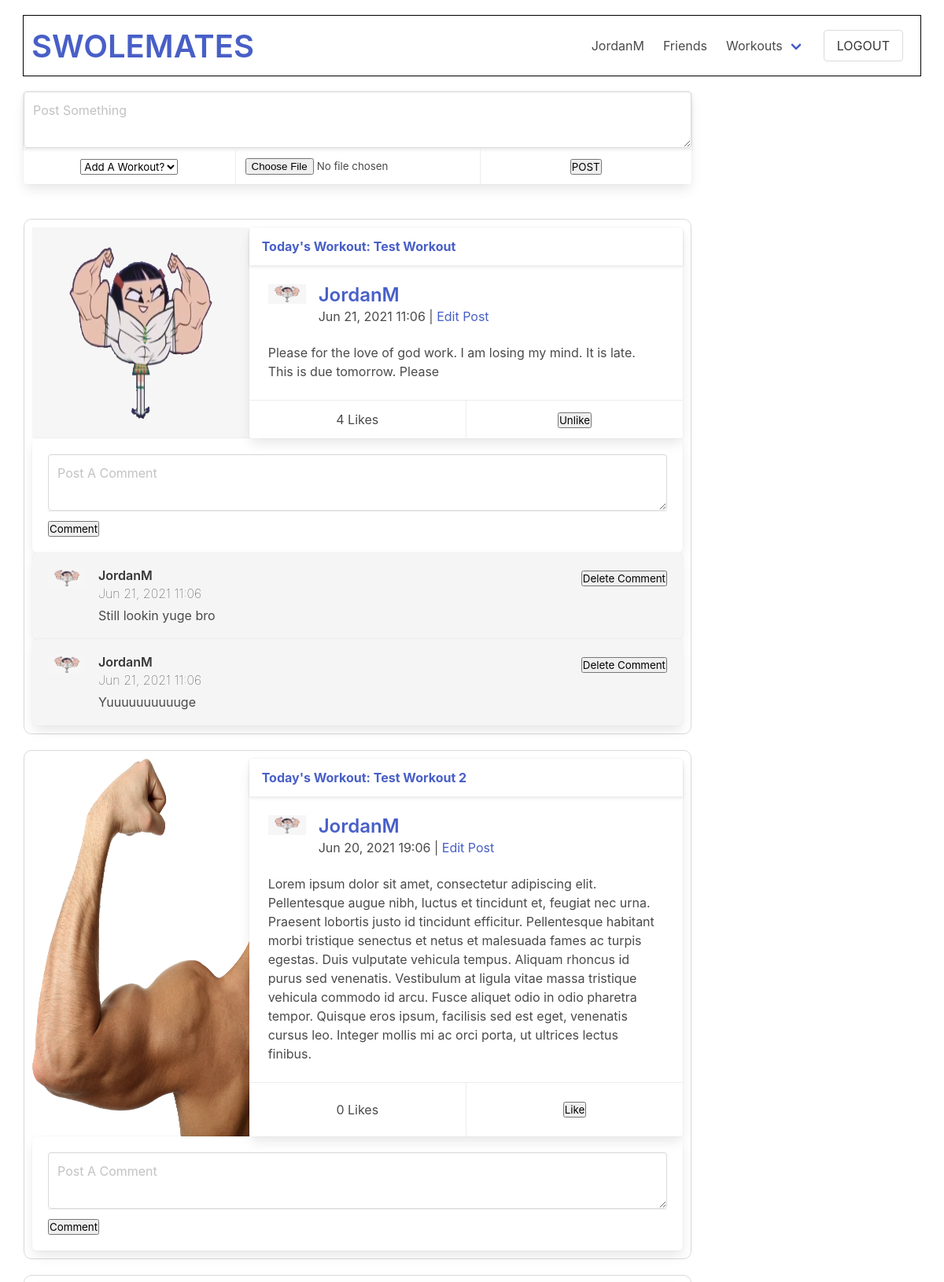
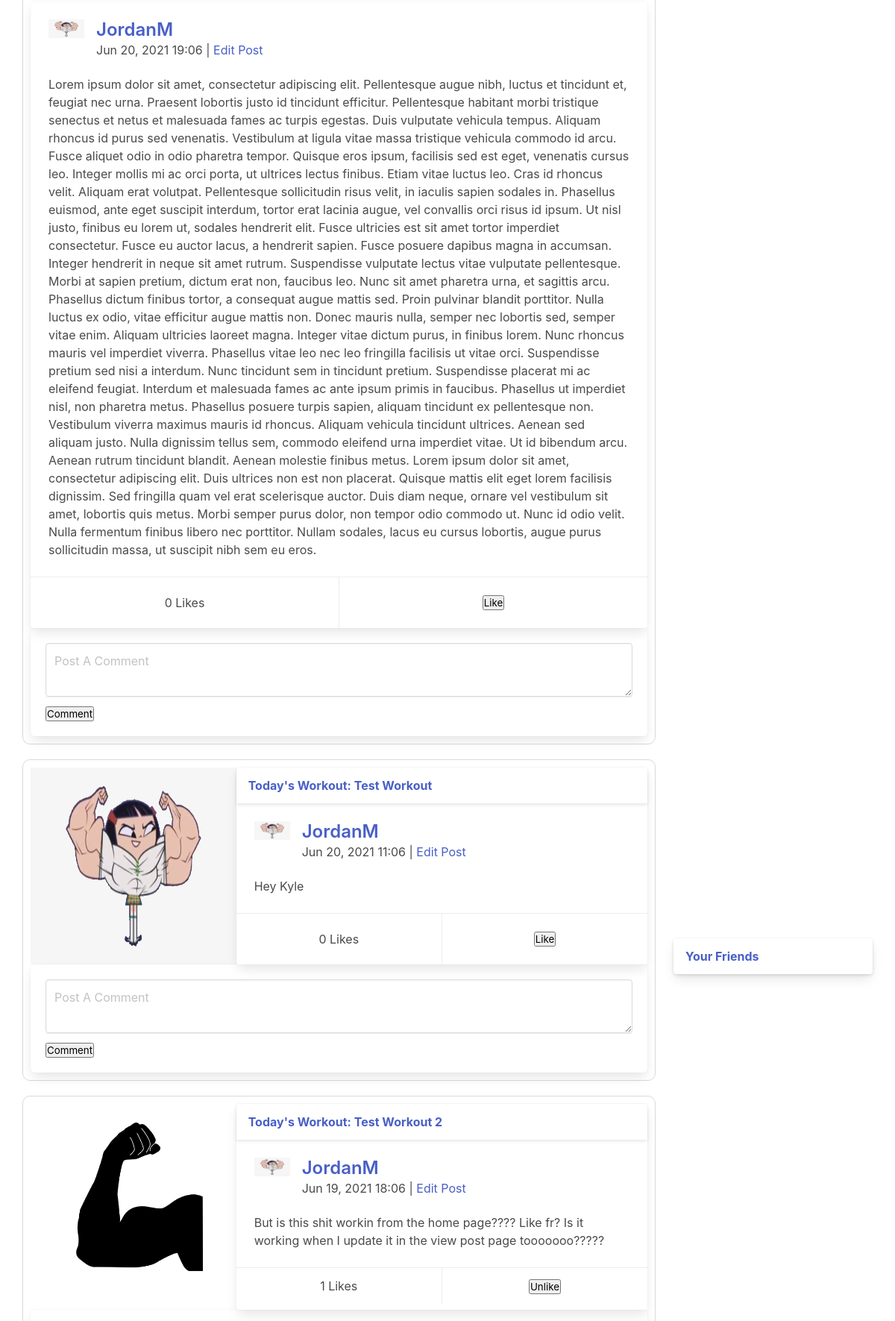
The page /swolemates (signed in, upper part) on the database its author committed (2 pictures, top to bottom).
### swolemates_app/models.py (models this page shows, shortened)
class User(models.Model):
    first_name = models.CharField(max_length = 50)
    last_name = models.CharField(max_length = 50)
    username = models.CharField(max_length=45, unique=True)
    email = models.EmailField(unique=True)
    password = models.CharField(max_length = 60)
    profile_photo = models.ImageField(default='default.png', upload_to = "images/")
    bio = models.TextField(blank=True, null=True)
    fav_exercises = models.TextField(blank=True, null=True)
    objects = UserManager()
    friends = models.ManyToManyField('self', blank=True)
    created_at = models.DateTimeField(auto_now_add=True)
    updated_at = models.DateTimeField(auto_now=True)
    def __str__(self):
        return self.username

class Post(models.Model):
    content = models.TextField()
    image = models.ImageField(null=True, blank=True, upload_to = "images/")
    posted_by = models.ForeignKey(User, related_name="posts", on_delete=models.CASCADE)
    liked_by = models.ManyToManyField(User, related_name="liked_posts", blank=True)
    workout = models.ForeignKey(Workout, null=True, blank=True, related_name="posts", on_delete=models.SET_NULL)
    objects = PostCommentManager()
    created_at = models.DateTimeField(auto_now_add=True)
    updated_at = models.DateTimeField(auto_now=True)

class Workout(models.Model):
    name = models.CharField(max_length=50)
    created_by = models.ForeignKey(User, related_name="workouts", on_delete=models.CASCADE)
    liked_by = models.ManyToManyField(User, related_name="liked_workouts", blank=True)
    objects = WorkoutManager()
    created_at = models.DateTimeField(auto_now_add=True)
    updated_at = models.DateTimeField(auto_now=True)

class Comment(models.Model):
    content = models.TextField()
    post = models.ForeignKey(Post, related_name="comments", on_delete=models.CASCADE)
    posted_by = models.ForeignKey(User, related_name="comments", on_delete=models.CASCADE)
    liked_by = models.ManyToManyField(User, related_name="liked_comments", blank=True)
    objects = PostCommentManager()
    created_at = models.DateTimeField(auto_now_add=True)
    updated_at = models.DateTimeField(auto_now=True)

### swolemates_app/views.py (the view)
# urls.py: 2. Add a URL to urlpatterns:  path('', views.home, name='home')
def home(request):
    if 'user_id' not in request.session:
        return redirect('/')
    user = User.objects.get(id=request.session['user_id'])
    all_posts = Post.objects.all()
    friends = user.friends.all()
    all_other_users = User.objects.exclude(id=user.id)
    user_and_friends = []
    for i in range(len(friends)):
        user_and_friends.append(User.objects.get(username=friends[i].username))
    user_and_friends.append(User.objects.get(username=user.username))
    user_sent_friend_requests = Friend_Request.objects.filter(sender = user)
    user_received_friend_requests = Friend_Request.objects.filter(receiver = user)
    user_sent_request_usernames = []
    user_sent_request_objects = []
    user_received_request_usernames = []
    user_received_request_objects = []
    for i in range(len(user_sent_friend_requests)):
        user_sent_request_usernames.append(user_sent_friend_requests[i].receiver)
        user_sent_request_objects.append(User.objects.get(username=user_sent_friend_requests[i].receiver))
    print(f"{user.username} has sent requests to the following users: {user_sent_request_usernames}")
    for i in range(len(user_received_friend_requests)):
        user_received_request_usernames.append(user_received_friend_requests[i].sender)
        user_received_request_objects.append(user_received_friend_requests[i].sender)
    print(f"{user.username} has received requests from the following users: {user_received_request_usernames}. Objects: {user_received_request_objects}")
    context = {
        "user": user,
        "posts": all_posts,
        "friends": friends,
        "user_and_friends": user_and_friends,
        "all_others": all_other_users,
        "user_workouts": user.workouts.all(),
        "user_friend_requests": user_received_request_objects,
        "user_sent_requests": user_sent_request_objects
    }
    return render(request, "home.html", context)

### swolemates_app/templates/home.html (shortened to what this page needs)
<!DOCTYPE html>
<html lang="en">
<head>
    <link rel="stylesheet" href="https://cdn.jsdelivr.net/npm/bulma@0.9.3/css/bulma.min.css">
    {% load static %}
    <link rel="stylesheet" href="{% static 'css/home_page.css' %}">
</head>
<body>
    <div id="wrapper">
        <nav class="navbar">
            <div class="navbar-brand">
                    <p class="title is-2 is-align-self-center" id="wtf"><a href="/swolemates">SWOLEMATES</a></p>
            </div>
            <div class="navbar-menu navbar-end">
                <a href="/swolemates/user/{{user.username}}" class="navbar-item">
                    {{user.username}}
                </a>
                <a href="/swolemates/user/{{user.username}}/friends" class="navbar-item">
                    Friends
                </a>
                <div class="navbar-item has-dropdown is-hoverable">
                    <a href="/swolemates/user/{{user.username}}/workouts" class="navbar-link">
                        Workouts
                    </a>
                </div>
                <div class="navbar-item">
                    <form action="/logout" method="POST">
                        <input type="submit" value="LOGOUT" class="button" id="logout">
                    </form>
                </div>
            </div>
        </nav>
        <div id="main_content">
            <div class="tile is-ancestor">
                <div class="tile is-parent is-9 is-vertical">
                    <div class="tile is-child is-12">
                        <div class="card">
                            <form action="swolemates/home_post_create" method="POST" enctype="multipart/form-data">
                            <header class="card-header">
                                <div class="media">
                                    <div class="media-content">
                                        <textarea class="textarea" name="content" id="home-text-area" cols="300" rows="2" placeholder="Post Something"></textarea>
                                    </div>
                                </div>
                            </header>
                            <footer class="card-footer">
                                {% if user_workouts %}
                                    <div class="card-footer-item">
                                        <select name="workout" id="">
                                            <option value="none" selected>Add A Workout?</option>
                                        </select>
                                    </div>
                                {% endif %}
                                <div class="card-footer-item">
                                    <input type="file" name="image">
                                </div>
                                <div class="card-footer-item">
                                    <input type="submit" value="POST">
                                </div>
                            </footer>
                            </form>
                        </div>
                    </div>
                    <div class="tile is-child is-vertical" id="posts-tile">
                        {% for post in posts reversed %}
                            {% if post.posted_by in friends or post.posted_by == user %}
                            <div class="post">
                                <div class="tile is-12">
                                        {% if post.image %}
                                            <div class="tile is-4">
                                                <img src="/media/{{post.image}}" alt="{{post.posted_by}} image">
                                            </div>
                                        {% endif %}
                                        <div class="tile" id="test">
                                            <div class="card">
                                                {% if post.workout %}
                                                <header class="card-header">
                                                    <p class="card-header-title">
                                                        <a href="/swolemates/workout/{{post.workout.id}}">Today's Workout: {{post.workout.name}}</a>
                                                    </p>
                                                </header>
                                                {% endif %}
                                                <div class="card-content">
                                                    <div class="media">
                                                        <div class="media-left">
                                                            <figure class="image is-48x48">
                                                            <img src="/media/{{post.posted_by.profile_photo}}" alt="profile photo">
                                                            </figure>
                                                        </div>
                                                        <div class="media-content">
                                                            <p class="title is-4"><a href="/swolemates/user/{{post.posted_by.username}}">{{post.posted_by}}</a></p>
                                                            <p class="subtitle is-6">{{post.updated_at|date:"M d, Y H:m "}} {% if post.posted_by == user %}|  <a href="/swolemates/post/{{post.id}}/edit">Edit Post</a>{% endif %}</p>
                                                        </div>
                                                    </div>
                                                    <div class="content">
                                                        <p>{{post.content}}</p>
                                                    </div>
                                                </div>
                                                <footer class="card-footer">
                                                    <p class="card-footer-item">{{post.liked_by.all|length}} Likes</p>
                                                    {% if user in post.liked_by.all %}
                                                        <div class="card-footer-item">
                                                            <form action="swolemates/home/post/{{post.id}}/remove_like" method="POST" >
                                                                <input type="submit" value="Unlike">
                                                            </form>
                                                        </div>
                                                    {% else %}
                                                        <div class="card-footer-item">
                                                            <form action="swolemates/home/post/{{post.id}}/add_like" method="POST" class="card-footer-item">
                                                                <input type="submit" value="Like">
                                                            </form>
                                                        </div>
                                                    {% endif %}
                                                </footer>
                                            </div>
                                        </div>
                                </div>
                                <div class="tile is-12">
                                    <div class="box">
                                        <div class="media">
                                            <form action="swolemates/home/post/{{post.id}}/add_comment" method="POST">
                                            <div class="media-content">
                                                <textarea class="textarea" name="content" id="home-text-area" cols="300" rows="2" placeholder="Post A Comment"></textarea>
                                            </div>
                                            <div class="media">
                                                <input type="submit" value="Comment">
                                            </div>
                                            </form>
                                        </div>
                                    </div>
                                </div>
                                <div class="tile is-12 is-vertical">
                                        {% for comment in post.comments.all %}
                                        <div class="tile">
                                            <div class="box" id="comment">
                                                <div class="media">
                                                    <div class="media-left">
                                                        <figure class="image is-48x48">
                                                        <img src="/media/{{comment.posted_by.profile_photo}}" alt="profile photo">
                                                        </figure>
                                                    </div>
                                                    <div class="media-content">
                                                        <p class="title is-6">{{comment.posted_by}}</p>
                                                        <p class="subtitle is-6" id="comment-time">{{comment.updated_at|date:"M d, Y H:m "}}</p>
                                                        <p class="subtitle is-6" id="comment-content">{{comment.content}}</p>
                                                    </div>
                                                    <div class="media-right is-align-content-center">
                                                        {% if comment.posted_by == user %}
                                                            <form action="swolemates/home/post/{{post.id}}/comment/{{comment.id}}/delete" method="POST" class="is-align-items-center">
                                                                <input type="submit" value="Delete Comment">
                                                            </form>
                                                        {% endif %}
                                                    </div>
                                                </div>
                                            </div>
                                        </div>
                                        {% endfor %}
                                </div>
                            </div>
                            {% endif %}
                        {% endfor %}
                    </div>
                </div>
                <div class="tile is-vertical">
                    <div class="tile is-parent is-vertical">
                        </div>
                    <div class="tile is-parent is-vertical">
                        {% if friends %}
                            <div class="tile is-child">
                                <div class="card">
                                    <header class="card-header">
                                    <p class="card-header-title">
                                        <a href="/swolemates/user/{{user.username}}/friends">Your Friends</a>
                                    </p>
                                    <button class="card-header-icon" aria-label="more options">
                                        <span class="icon">
                                        </span>
                                    </button>
                                    </header>
                                </div>
                            </div>
                        {% endif %}
                    </div>
                </div>
            </div>
        </div>
    </div>
</body>
</html>

### swolemates_app/static/css/home_page.css (style rules this page uses)
* { margin: 0px; padding: 0px; }
#wrapper { width: 95%; margin: auto; }
.is-ancestor { margin: auto; }
#wtf { margin-bottom: 0px; padding-bottom: 0px; }
nav { margin: 20px auto; padding: 10px; outline: 1px solid black; }
#home-text-area { width: 100%; }
#posts-tile { height: 100vh; overflow: scroll; }
#test .card { width: 100%; }
.post { margin: 20px auto; padding: 10px; border: 1px solid rgb(0, 0, 0, .15); border-radius: 10px; }
.box { width: 100%; }
#comment { background-color: #f5f5f5; }
#comment-time { font-weight: lighter; color: rgb(0, 0, 0, .85); margin-bottom: 8px; }
#comment-content { margin-top: 0px; }

### rows shown on the page
User: username "JordanM"
Post: image (picture), workout.name "Test Workout", posted_by.profile_photo (picture), posted_by "JordanM", updated_at "Jun 21, 2021 11:06", content "Please for the love of god work. I am losing my mind. It is late. This is due tomorrow. Please", liked_by.all|length "4"
Comment: posted_by.profile_photo (picture), posted_by "JordanM", updated_at "Jun 21, 2021 11:06", content "Still lookin yuge bro"
Comment: posted_by.profile_photo (picture), posted_by "JordanM", updated_at "Jun 21, 2021 11:06", content "Yuuuuuuuuuuge"
Post: image (picture), workout.name "Test Workout 2", posted_by.profile_photo (picture), posted_by "JordanM", updated_at "Jun 20, 2021 19:06", content "Lorem ipsum dolor sit amet, consectetur adipiscing elit. Pellentesque augue nibh, luctus et tincidunt et, feugiat nec urna. Praesent lobortis justo id tincidunt efficitur. Pellentesque habitant morbi tristique senectus et netus et malesuada fames ac turpis egestas. Duis vulputate vehicula tempus. Aliquam rhoncus id purus sed venenatis. Vestibulum at ligula vitae massa tristique vehicula commodo id arcu. Fusce aliquet odio in odio pharetra tempor. Quisque eros ipsum, facilisis sed est eget, venenatis cursus leo. Integer mollis mi ac orci porta, ut ultrices lectus finibus.", liked_by.all|length "0"
Post: posted_by.profile_photo (picture), posted_by "JordanM", updated_at "Jun 20, 2021 19:06", content "Lorem ipsum dolor sit amet, consectetur adipiscing elit. Pellentesque augue nibh, luctus et tincidunt et, feugiat nec urna. Praesent lobortis justo id tincidunt efficitur. Pellentesque habitant morbi tristique senectus et netus et malesuada fames ac turpis egestas. Duis vulputate vehicula tempus. Aliquam rhoncus id purus sed venenatis. Vestibulum at ligula vitae massa tristique vehicula commodo id arcu. Fusce aliquet odio in odio pharetra tempor. Quisque eros ipsum, facilisis sed est eget, venenatis cursus leo. Integer mollis mi ac orci porta, ut ultrices lectus finibus. Etiam vitae luctus leo. Cras id rhoncus velit. Aliquam erat volutpat. Pellentesque sollicitudin risus velit, in iaculis…", liked_by.all|length "0"
Post: image (picture), workout.name "Test Workout", posted_by.profile_photo (picture), posted_by "JordanM", updated_at "Jun 20, 2021 11:06", content "Hey Kyle", liked_by.all|length "0"
Post: image (picture), workout.name "Test Workout 2", posted_by.profile_photo (picture), posted_by "JordanM", updated_at "Jun 19, 2021 18:06", content "But is this shit workin from the home page???? Like fr? Is it working when I update it in the view post page tooooooo?????", liked_by.all|length "1"
